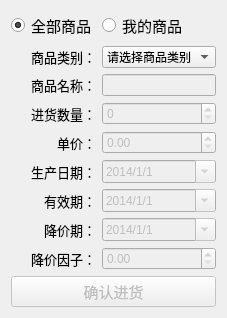
          <widget class="QWidget" name="page_seller">
           <layout class="QGridLayout" name="gridLayout_4" columnstretch="1,1">
            <item row="2" column="0">
             <widget class="QLabel" name="label_name">
              <property name="font">
               <font>
                <pointsize>10</pointsize>
               </font>
              </property>
              <property name="text">
               <string>商品名称：</string>
              </property>
              <property name="alignment">
               <set>Qt::AlignRight|Qt::AlignTrailing|Qt::AlignVCenter</set>
              </property>
             </widget>
            </item>
            <item row="2" column="1">
             <widget class="QLineEdit" name="lineEdit_name">
              <property name="enabled">
               <bool>false</bool>
              </property>
             </widget>
            </item>
            <item row="1" column="1">
             <widget class="QComboBox" name="comboBox">
              <property name="currentText">
               <string>请选择商品类别</string>
              </property>
              <item>
               <property name="text">
                <string>请选择商品类别</string>
               </property>
              </item>
              <item>
               <property name="text">
                <string>食品</string>
               </property>
              </item>
              <item>
               <property name="text">
                <string>电子产品</string>
               </property>
              </item>
              <item>
               <property name="text">
                <string>生活用品</string>
               </property>
              </item>
             </widget>
            </item>
            <item row="1" column="0">
             <widget class="QLabel" name="label_class">
              <property name="font">
               <font>
                <pointsize>10</pointsize>
               </font>
              </property>
              <property name="text">
               <string>商品类别：</string>
              </property>
              <property name="alignment">
               <set>Qt::AlignRight|Qt::AlignTrailing|Qt::AlignVCenter</set>
              </property>
             </widget>
            </item>
            <item row="3" column="0">
             <widget class="QLabel" name="label_in">
              <property name="font">
               <font>
                <family>微软雅黑</family>
                <pointsize>10</pointsize>
               </font>
              </property>
              <property name="text">
               <string>进货数量：</string>
              </property>
              <property name="alignment">
               <set>Qt::AlignRight|Qt::AlignTrailing|Qt::AlignVCenter</set>
              </property>
             </widget>
            </item>
            <item row="3" column="1">
             <widget class="QSpinBox" name="spinBox_seller">
              <property name="enabled">
               <bool>false</bool>
              </property>
              <property name="sizePolicy">
               <sizepolicy hsizetype="Preferred" vsizetype="Fixed">
                <horstretch>0</horstretch>
                <verstretch>0</verstretch>
               </sizepolicy>
              </property>
              <property name="readOnly">
               <bool>false</bool>
              </property>
              <property name="maximum">
               <number>9999</number>
              </property>
             </widget>
            </item>
            <item row="4" column="0">
             <widget class="QLabel" name="label_unit">
              <property name="font">
               <font>
                <family>微软雅黑</family>
                <pointsize>10</pointsize>
               </font>
              </property>
              <property name="text">
               <string>单价：</string>
              </property>
              <property name="alignment">
               <set>Qt::AlignRight|Qt::AlignTrailing|Qt::AlignVCenter</set>
              </property>
             </widget>
            </item>
            <item row="5" column="0">
             <widget class="QLabel" name="label_produce">
              <property name="font">
               <font>
                <family>微软雅黑</family>
                <pointsize>10</pointsize>
               </font>
              </property>
              <property name="text">
               <string>生产日期：</string>
              </property>
              <property name="alignment">
               <set>Qt::AlignRight|Qt::AlignTrailing|Qt::AlignVCenter</set>
              </property>
             </widget>
            </item>
            <item row="6" column="1">
             <widget class="QDateEdit" name="dateEdit_validity">
              <property name="enabled">
               <bool>false</bool>
              </property>
              <property name="sizePolicy">
               <sizepolicy hsizetype="Preferred" vsizetype="Fixed">
                <horstretch>0</horstretch>
                <verstretch>0</verstretch>
               </sizepolicy>
              </property>
              <property name="displayFormat">
               <string>yyyy/M/d</string>
              </property>
              <property name="calendarPopup">
               <bool>true</bool>
              </property>
              <property name="date">
               <date>
                <year>2014</year>
                <month>1</month>
                <day>1</day>
               </date>
              </property>
             </widget>
            </item>
            <item row="7" column="0">
             <widget class="QLabel" name="label_reduce">
              <property name="font">
               <font>
                <family>微软雅黑</family>
                <pointsize>10</pointsize>
               </font>
              </property>
              <property name="text">
               <string>降价期：</string>
              </property>
              <property name="alignment">
               <set>Qt::AlignRight|Qt::AlignTrailing|Qt::AlignVCenter</set>
              </property>
             </widget>
            </item>
            <item row="6" column="0">
             <widget class="QLabel" name="label_validity">
              <property name="font">
               <font>
                <family>微软雅黑</family>
                <pointsize>10</pointsize>
               </font>
              </property>
              <property name="text">
               <string>有效期：</string>
              </property>
              <property name="alignment">
               <set>Qt::AlignRight|Qt::AlignTrailing|Qt::AlignVCenter</set>
              </property>
             </widget>
            </item>
            <item row="5" column="1">
             <widget class="QDateEdit" name="dateEdit_produce">
              <property name="enabled">
               <bool>false</bool>
              </property>
              <property name="sizePolicy">
               <sizepolicy hsizetype="Preferred" vsizetype="Fixed">
                <horstretch>0</horstretch>
                <verstretch>0</verstretch>
               </sizepolicy>
              </property>
              <property name="minimumDate">
               <date>
                <year>1970</year>
                <month>9</month>
                <day>14</day>
               </date>
              </property>
              <property name="displayFormat">
               <string>yyyy/M/d</string>
              </property>
              <property name="calendarPopup">
               <bool>true</bool>
              </property>
              <property name="date">
               <date>
                <year>2014</year>
                <month>1</month>
                <day>1</day>
               </date>
              </property>
             </widget>
            </item>
            <item row="7" column="1">
             <widget class="QDateEdit" name="dateEdit_reduce">
              <property name="enabled">
               <bool>false</bool>
              </property>
              <property name="sizePolicy">
               <sizepolicy hsizetype="Preferred" vsizetype="Fixed">
                <horstretch>0</horstretch>
                <verstretch>0</verstretch>
               </sizepolicy>
              </property>
              <property name="displayFormat">
               <string>yyyy/M/d</string>
              </property>
              <property name="calendarPopup">
               <bool>true</bool>
              </property>
              <property name="date">
               <date>
                <year>2014</year>
                <month>1</month>
                <day>1</day>
               </date>
              </property>
             </widget>
            </item>
            <item row="9" column="0" colspan="2">
             <widget class="QPushButton" name="pushButton_in">
              <property name="enabled">
               <bool>false</bool>
              </property>
              <property name="font">
               <font>
                <family>微软雅黑</family>
                <pointsize>11</pointsize>
               </font>
              </property>
              <property name="text">
               <string>确认进货</string>
              </property>
              <property name="checkable">
               <bool>false</bool>
              </property>
             </widget>
            </item>
            <item row="8" column="0">
             <widget class="QLabel" name="label">
              <property name="font">
               <font>
                <pointsize>10</pointsize>
               </font>
              </property>
              <property name="text">
               <string>降价因子：</string>
              </property>
              <property name="alignment">
               <set>Qt::AlignRight|Qt::AlignTrailing|Qt::AlignVCenter</set>
              </property>
             </widget>
            </item>
            <item row="8" column="1">
             <widget class="QDoubleSpinBox" name="doubleSpinBox_rate">
              <property name="enabled">
               <bool>false</bool>
              </property>
              <property name="sizePolicy">
               <sizepolicy hsizetype="Preferred" vsizetype="Fixed">
                <horstretch>0</horstretch>
                <verstretch>0</verstretch>
               </sizepolicy>
              </property>
              <property name="maximum">
               <double>0.990000000000000</double>
              </property>
              <property name="singleStep">
               <double>0.010000000000000</double>
              </property>
             </widget>
            </item>
            <item row="4" column="1">
             <widget class="QDoubleSpinBox" name="doubleSpinBox_price">
              <property name="enabled">
               <bool>false</bool>
              </property>
              <property name="maximum">
               <double>9999999.990000000223517</double>
              </property>
              <property name="singleStep">
               <double>0.010000000000000</double>
              </property>
             </widget>
            </item>
            <item row="0" column="0">
             <widget class="QRadioButton" name="radioButton_all">
              <property name="font">
               <font>
                <pointsize>11</pointsize>
               </font>
              </property>
              <property name="text">
               <string>全部商品</string>
              </property>
              <property name="checked">
               <bool>true</bool>
              </property>
              <attribute name="buttonGroup">
               <string notr="true">buttonGroup_2</string>
              </attribute>
             </widget>
            </item>
            <item row="0" column="1">
             <widget class="QRadioButton" name="radioButton_mine">
              <property name="font">
               <font>
                <pointsize>11</pointsize>
               </font>
              </property>
              <property name="text">
               <string>我的商品</string>
              </property>
              <attribute name="buttonGroup">
               <string notr="true">buttonGroup_2</string>
              </attribute>
             </widget>
            </item>
           </layout>
           <zorder>label_name</zorder>
           <zorder>lineEdit_name</zorder>
           <zorder>comboBox</zorder>
           <zorder>label_class</zorder>
           <zorder>label_in</zorder>
           <zorder>spinBox_seller</zorder>
           <zorder>label_unit</zorder>
           <zorder>label_produce</zorder>
           <zorder>dateEdit_validity</zorder>
           <zorder>label_reduce</zorder>
           <zorder>label_validity</zorder>
           <zorder>dateEdit_produce</zorder>
           <zorder>dateEdit_reduce</zorder>
           <zorder>label</zorder>
           <zorder>doubleSpinBox_rate</zorder>
           <zorder>doubleSpinBox_price</zorder>
           <zorder>radioButton_all</zorder>
           <zorder>radioButton_mine</zorder>
           <zorder>pushButton_in</zorder>
          </widget>
